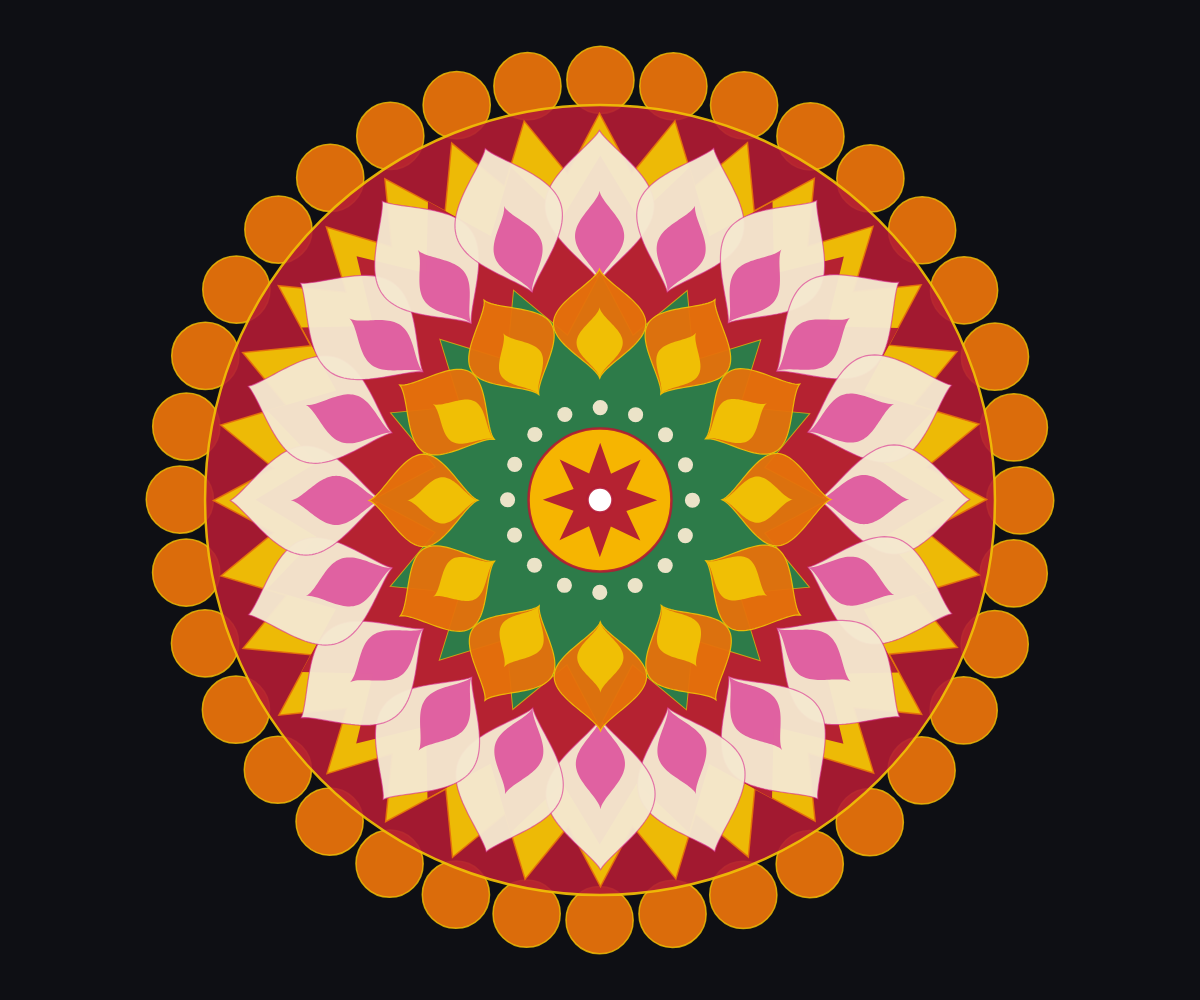
Frame 1 (no input)
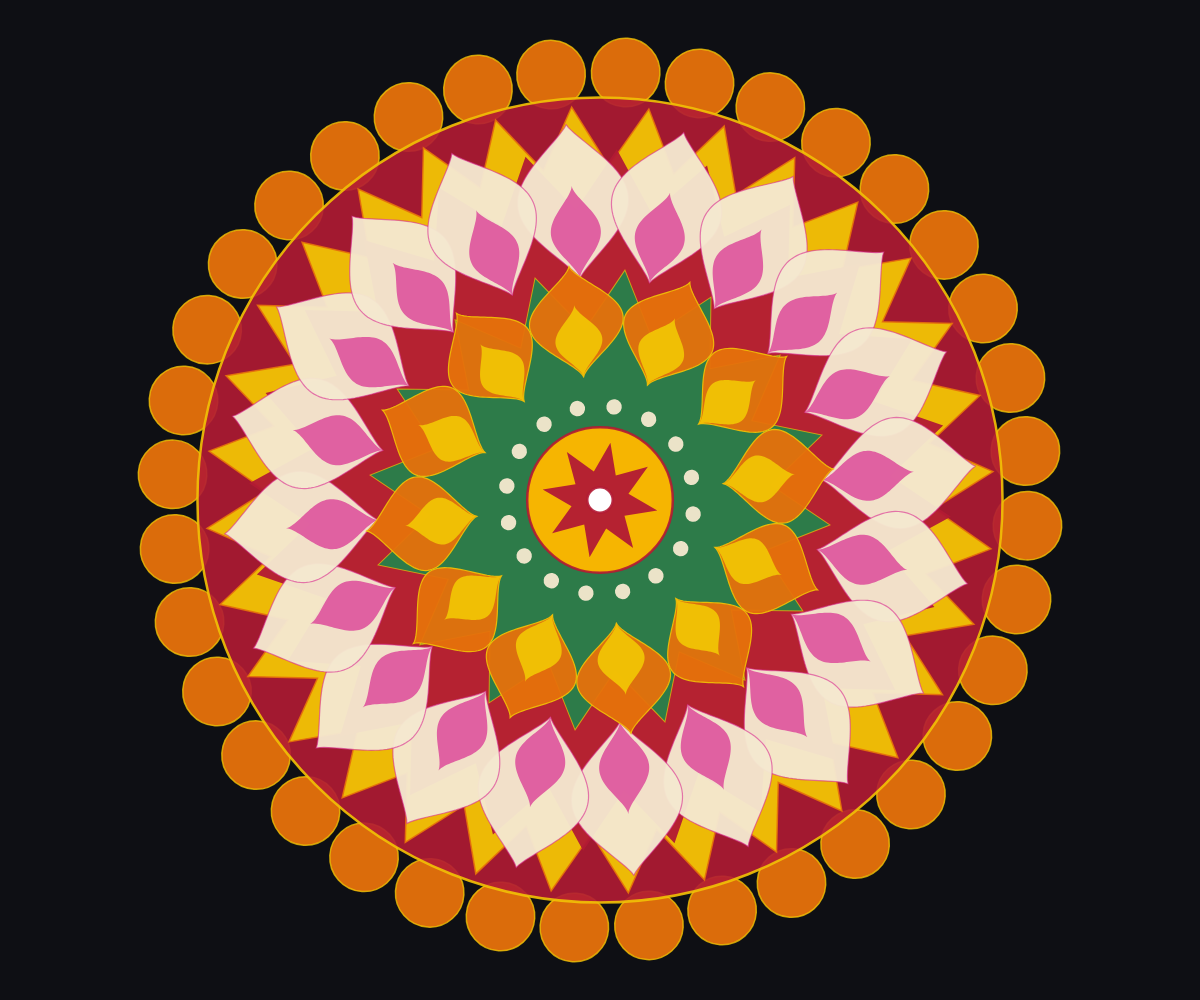
Frame 60 (no input)
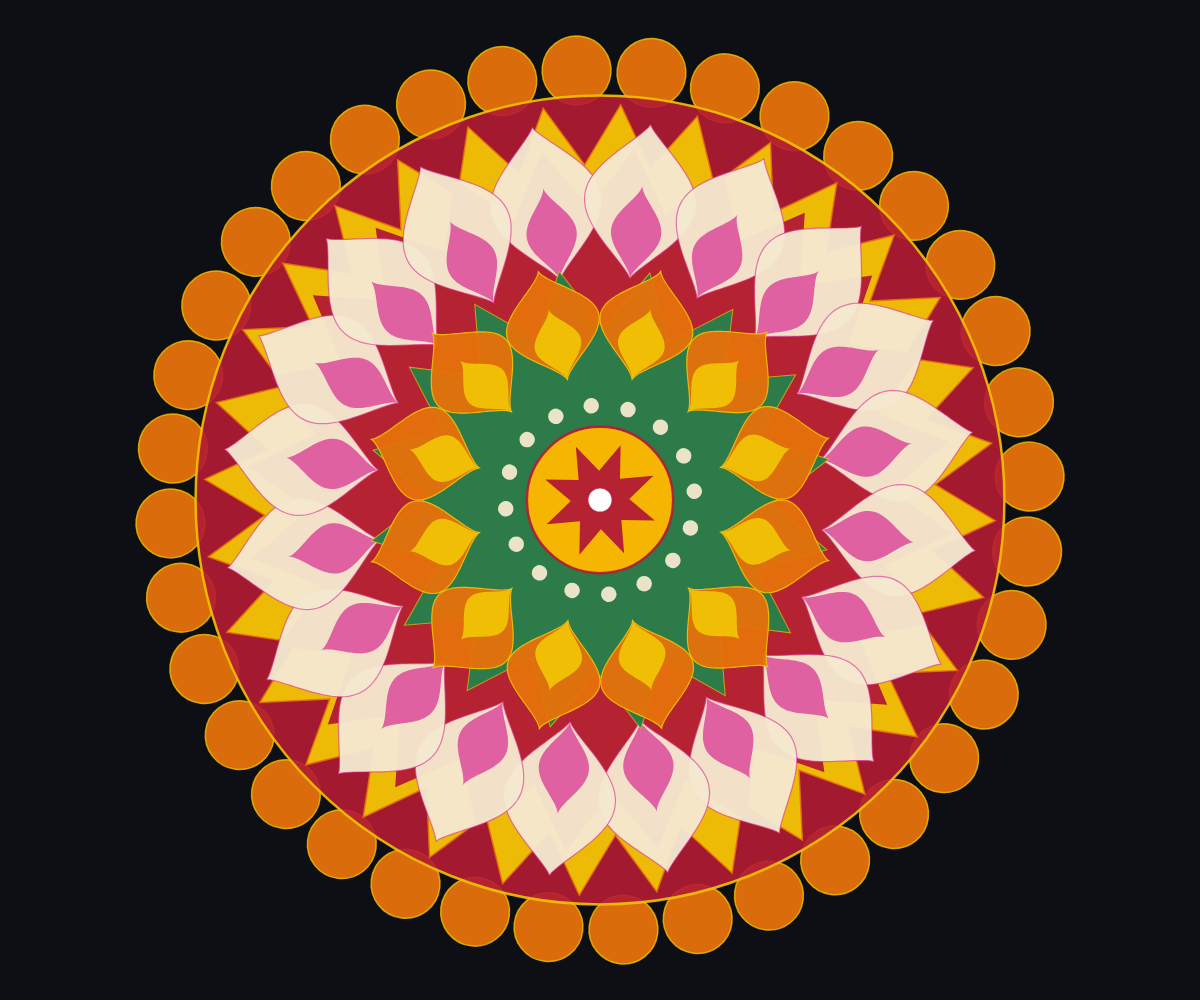
Frame 120 (the mouse pressed at the canvas centre since frame 60)

The p5.js sketch that drew these frames (run headless with seeded random() and noise() and a simulated clock; from frame 60 on, the mouse is pressed at the canvas centre):

// p5.js sketch
// ── sketch.js
   let time = 0;

    // Palette HSB configurations for traditional Onam flowers
    const PALETTE = {
      marigoldOrange: { h: 28, s: 95, b: 90 },
      marigoldYellow: { h: 48, s: 98, b: 95 },
      chettiCrimson:  { h: 350, s: 85, b: 70 },
      tulsiGreen:     { h: 145, s: 70, b: 50 },
      lotusMagenta:   { h: 325, s: 80, b: 85 },
      jasmineWhite:   { h: 40, s: 15, b: 96 },
      goldCore:       { h: 44, s: 100, b: 98 }
    };

    function setup() {
      createCanvas(windowWidth, windowHeight);
      colorMode(HSB, 360, 100, 100, 1);
      smooth();
    }

    function windowResized() {
      resizeCanvas(windowWidth, windowHeight);
    }

    // Parametric Sine Tapered Petal
    function drawPetal(len, maxW, power) {
      beginShape();
      for (let t = 0; t <= 1; t += 0.02) {
        let w = maxW * pow(sin(PI * t), power);
        let y = -t * len;
        vertex(w, y);
      }
      for (let t = 1; t >= 0; t -= 0.02) {
        let w = maxW * pow(sin(PI * t), power);
        let y = -t * len;
        vertex(-w, y);
      }
      endShape(CLOSE);
    }

    // Pointed Star Geometry
    function drawStar(rOuter, rInner, points) {
      beginShape();
      for (let i = 0; i < points * 2; i++) {
        let r = (i % 2 === 0) ? rOuter : rInner;
        let a = i * (PI / points);
        let x = r * cos(a);
        let y = r * sin(a);
        vertex(x, y);
      }
      endShape(CLOSE);
    }

    function draw() {
      time += 0.01;
      background(230, 30, 8); // Deep dark background

      let cx = width / 2;
      let cy = height / 2;
      let maxRadius = min(width, height) * 0.42;

      // Organic global breathing effect
      let pulseScale = 1 + sin(time * 1.5) * 0.025;
      let rBase = maxRadius * pulseScale;

      push();
      translate(cx, cy);

      // Layer 1: Outermost Scalloped Floral Rim
      push();
      rotate(time * 0.1);
      let outerCount = 36;
      let outerR = rBase * 1.0;
      fill(PALETTE.marigoldOrange.h, PALETTE.marigoldOrange.s, PALETTE.marigoldOrange.b, 0.95);
      stroke(PALETTE.marigoldYellow.h, PALETTE.marigoldYellow.s, PALETTE.marigoldYellow.b, 0.8);
      strokeWeight(1.5);
      for (let i = 0; i < outerCount; i++) {
        let a = i * (TWO_PI / outerCount);
        let x = outerR * cos(a);
        let y = outerR * sin(a);
        circle(x, y, rBase * 0.16);
      }
      pop();

      // Layer 2: Concentric Decorative Outer Ring
      fill(PALETTE.chettiCrimson.h, PALETTE.chettiCrimson.s, PALETTE.chettiCrimson.b, 0.9);
      stroke(PALETTE.marigoldYellow.h, PALETTE.marigoldYellow.s, PALETTE.marigoldYellow.b, 0.9);
      strokeWeight(2.5);
      circle(0, 0, rBase * 1.88);

      // Layer 3: 32-Point Star Array (Counter-Rotating)
      push();
      rotate(-time * 0.12);
      fill(PALETTE.marigoldYellow.h, PALETTE.marigoldYellow.s, PALETTE.marigoldYellow.b, 0.95);
      stroke(PALETTE.marigoldOrange.h, PALETTE.marigoldOrange.s, PALETTE.marigoldOrange.b, 0.9);
      strokeWeight(1.5);
      drawStar(rBase * 0.92, rBase * 0.78, 32);
      pop();

      // Layer 4: Deep Crimson Secondary Star Ring
      push();
      rotate(time * 0.08);
      fill(PALETTE.chettiCrimson.h, PALETTE.chettiCrimson.s, PALETTE.chettiCrimson.b, 0.95);
      noStroke();
      drawStar(rBase * 0.82, rBase * 0.68, 24);
      pop();

      // Layer 5: Primary Tapered Petals Ring (Jasmine White & Pink Accent)
      push();
      rotate(-time * 0.15);
      let petalCount1 = 20;
      let petalLen1 = rBase * 0.36;
      let petalW1 = rBase * 0.13;
      for (let i = 0; i < petalCount1; i++) {
        push();
        rotate(i * (TWO_PI / petalCount1));
        translate(0, -rBase * 0.70 + petalLen1 * 0.5);

        // Petal base body
        fill(PALETTE.jasmineWhite.h, PALETTE.jasmineWhite.s, PALETTE.jasmineWhite.b, 0.96);
        stroke(PALETTE.lotusMagenta.h, PALETTE.lotusMagenta.s, PALETTE.lotusMagenta.b, 0.6);
        strokeWeight(1.2);
        drawPetal(petalLen1, petalW1, 1.2);

        // Inner petal accent vein
        fill(PALETTE.lotusMagenta.h, PALETTE.lotusMagenta.s, PALETTE.lotusMagenta.b, 0.7);
        noStroke();
        drawPetal(petalLen1 * 0.6, petalW1 * 0.45, 1.5);

        pop();
      }
      pop();

      // Layer 6: Emerald Tulsi Leaf Pattern Ring
      push();
      rotate(time * 0.18);
      fill(PALETTE.tulsiGreen.h, PALETTE.tulsiGreen.s, PALETTE.tulsiGreen.b, 0.95);
      stroke(PALETTE.marigoldYellow.h, PALETTE.marigoldYellow.s, PALETTE.marigoldYellow.b, 0.7);
      strokeWeight(1);
      drawStar(rBase * 0.54, rBase * 0.40, 16);
      pop();

      // Layer 7: Golden Radiant Lotus Center Layer
      push();
      rotate(-time * 0.22);
      let lotusCount = 12;
      let lotusLen = rBase * 0.26;
      let lotusW = rBase * 0.11;
      for (let i = 0; i < lotusCount; i++) {
        push();
        rotate(i * (TWO_PI / lotusCount));
        translate(0, -rBase * 0.42 + lotusLen * 0.5);

        fill(PALETTE.marigoldOrange.h, PALETTE.marigoldOrange.s, PALETTE.marigoldOrange.b, 0.95);
        stroke(PALETTE.marigoldYellow.h, PALETTE.marigoldYellow.s, PALETTE.marigoldYellow.b, 0.9);
        strokeWeight(1.2);
        drawPetal(lotusLen, lotusW, 1.4);

        fill(PALETTE.marigoldYellow.h, PALETTE.marigoldYellow.s, PALETTE.marigoldYellow.b, 0.95);
        noStroke();
        drawPetal(lotusLen * 0.65, lotusW * 0.5, 1.6);

        pop();
      }
      pop();

      // Layer 8: Concentric Stamen Dots Ring
      push();
      rotate(time * 0.25);
      let dotCount = 16;
      let dotRadius = rBase * 0.22;
      fill(PALETTE.jasmineWhite.h, PALETTE.jasmineWhite.s, PALETTE.jasmineWhite.b, 0.95);
      noStroke();
      for (let i = 0; i < dotCount; i++) {
        let a = i * (TWO_PI / dotCount);
        let x = dotRadius * cos(a);
        let y = dotRadius * sin(a);
        circle(x, y, rBase * 0.036);
      }
      pop();

      // Layer 9: Central Thali Floral Core
      let coreR = rBase * 0.17;
      fill(PALETTE.goldCore.h, PALETTE.goldCore.s, PALETTE.goldCore.b, 0.98);
      stroke(PALETTE.chettiCrimson.h, PALETTE.chettiCrimson.s, PALETTE.chettiCrimson.b, 0.9);
      strokeWeight(2.5);
      circle(0, 0, coreR * 2);

      // Core Inner Star Geometry
      push();
      rotate(time * 0.3);
      fill(PALETTE.chettiCrimson.h, PALETTE.chettiCrimson.s, PALETTE.chettiCrimson.b, 0.95);
      noStroke();
      drawStar(coreR * 0.8, coreR * 0.4, 8);
      pop();

      // Nilavilakku / Flame Center Dot
      fill(0, 0, 100);
      circle(0, 0, coreR * 0.35);

      pop();
    }
